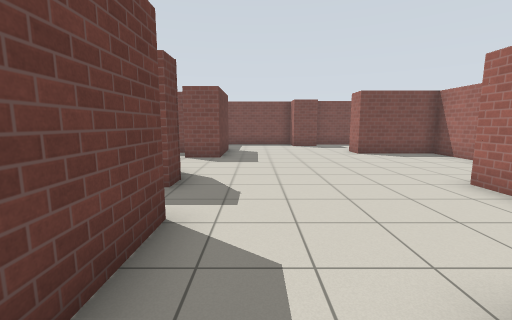
view 1 (above)

16 first-person views from a walk through a Gazebo world. The camera is 1.2 m above the floor, tilts 8° down and sees 90° across. The lines on the ground mark 1 m squares. The floor is counted in squares, 1 m on a side. Each view is taken from the middle of a square. On the plan, view 1 faces up. The plan holds only what a view shows up to about 12 squares ahead; the rest is blank. Simple patterns stand in for the simulator's built-in surfaces.

view 2
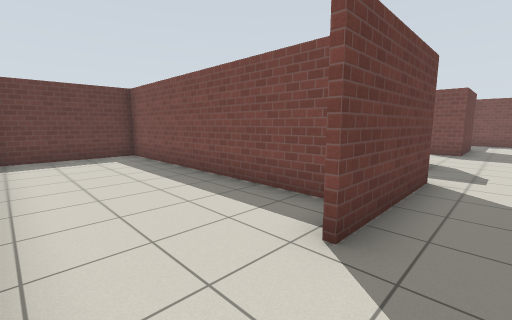

view 3
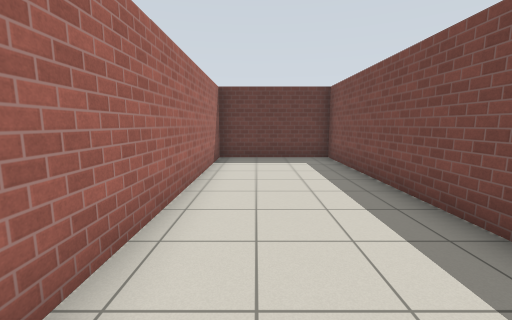

view 4
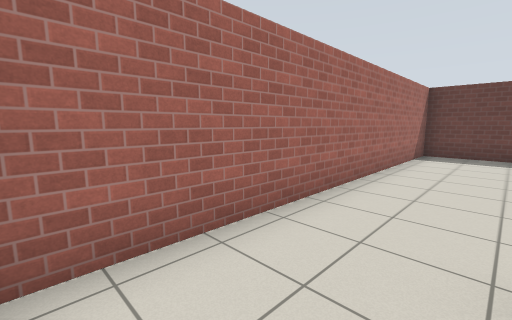

view 5
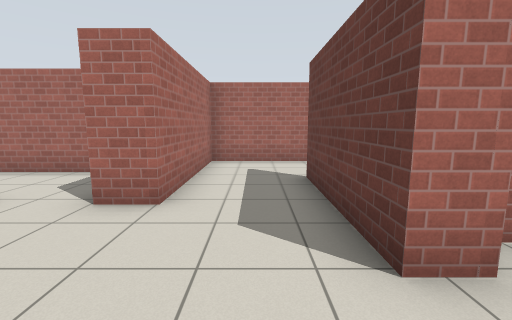

view 6
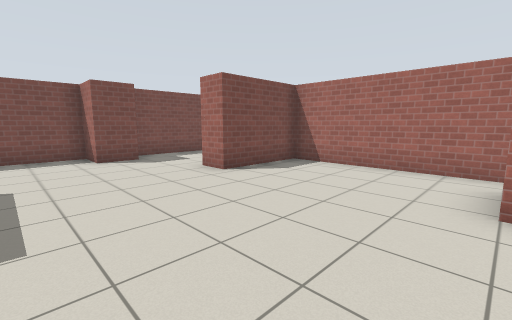

view 7
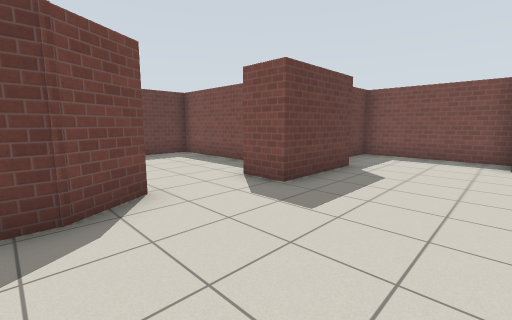

view 8
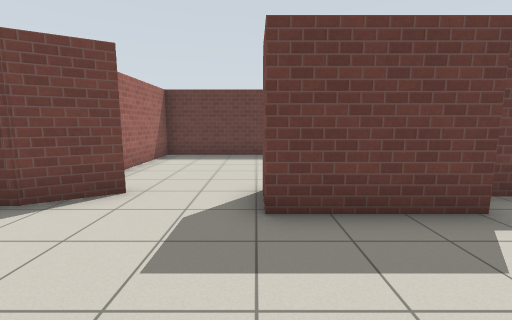

view 9
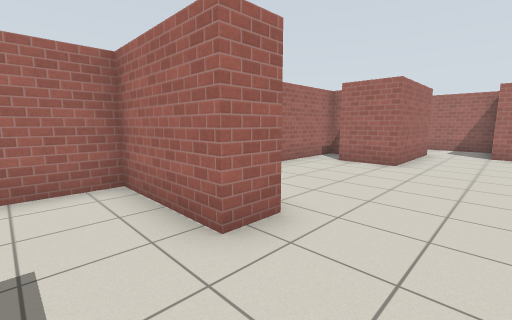

view 10
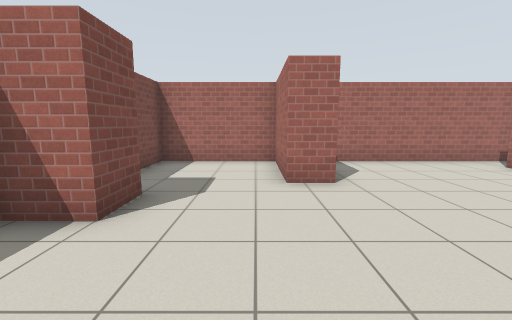

view 11
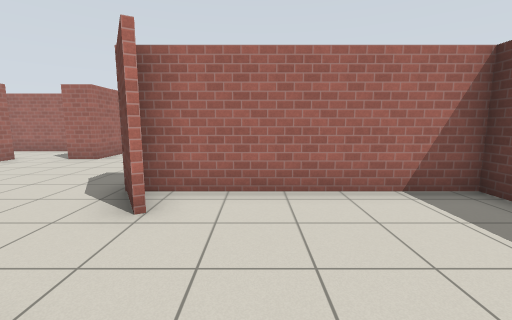

view 12
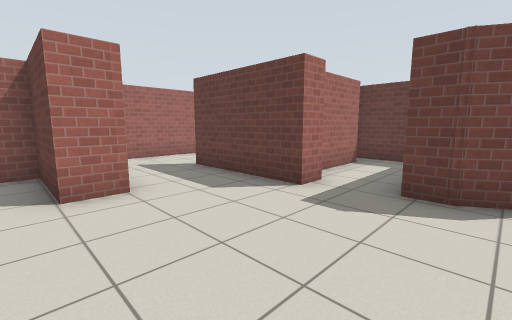

view 13
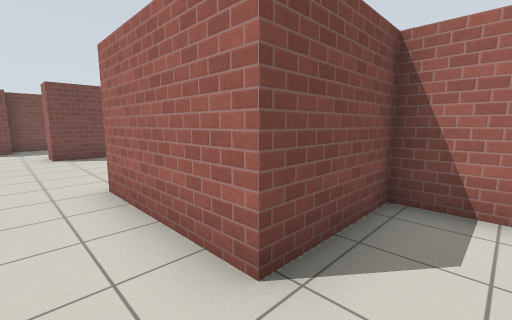

view 14
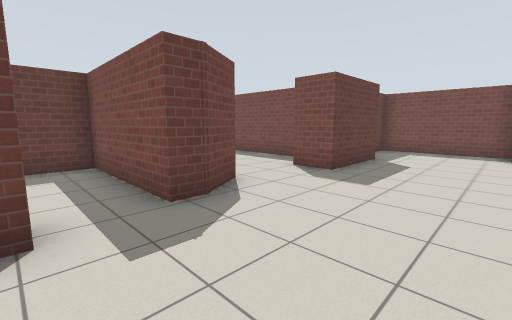

view 15
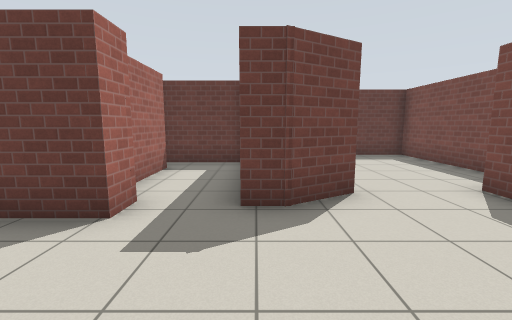

view 16
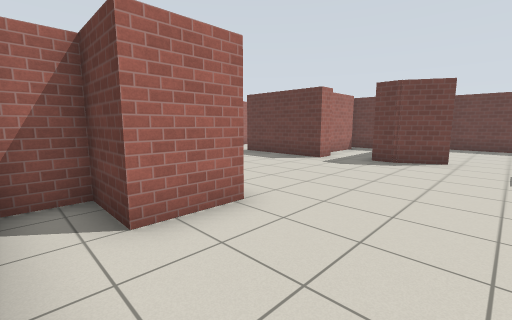

### Floor plan
Ten units are one square. View 1 is at (0, 0); x grows to the right and y downward. Boxes are objects, and circles mark ways between rooms. Rooms are numbered by the first view taken in them; rooms with no view inside come last. Other rooms are left out.
<svg viewBox="-107 -158 184 196">
<path fill="none" stroke="#000" d="M-20 -6 -102 -6 -102 33 14 33 14 -13M-11 -14 -11 7M-24 -68 -16 -55 -16 -48 -26 -48M-29 -107 -80 -107 -80 -55 -20 -55M-11 -123 -11 -91 -26 -91M-20 -31 -11 -31 -11 -14M34 -140 21 -140 21 -153 -21 -153 -21 -129M14 -13 24 -13 24 13 69 13M72 1 72 -13 43 -13 43 -50 60 -50 60 -34 72 -34 72 -104 43 -104 43 -114 72 -114 72 -151 32 -151M-26 -48 -60 -48 -60 -20M-50 -25 -25 -25"/>
<circle cx="5" cy="-5" r="3" fill="#2a7"/>
<circle cx="-30" cy="-40" r="3" fill="#2a7"/>
<text x="-40" y="10">1</text>
<text x="10" y="-80">2</text>
<text x="-40" y="-40">3</text>
</svg>
Room 1 opens to room 2. Room 2 opens to room 3.

Where each view was taken, in squares from view 1:
view 1: 0 up, 0 right, facing up
view 2: 3 down, 0 right, facing up-left
view 3: 2 down, 1 left, facing left
view 4: 1 down, 1 right, facing down-left
view 5: 5 up, 0 right, facing down
view 6: 5 up, 0 right, facing up-right
view 7: 5 up, 2 right, facing up-left
view 8: 9 up, 2 right, facing left
view 9: 13 up, 2 right, facing down-right
view 10: 12 up, 1 left, facing right
view 11: 10 up, 4 left, facing down
view 12: 6 up, 3 right, facing down-left
view 13: 0 up, 3 right, facing up-right
view 14: 3 up, 2 right, facing up-left
view 15: 5 up, 2 right, facing left
view 16: 8 up, 7 right, facing down-left
